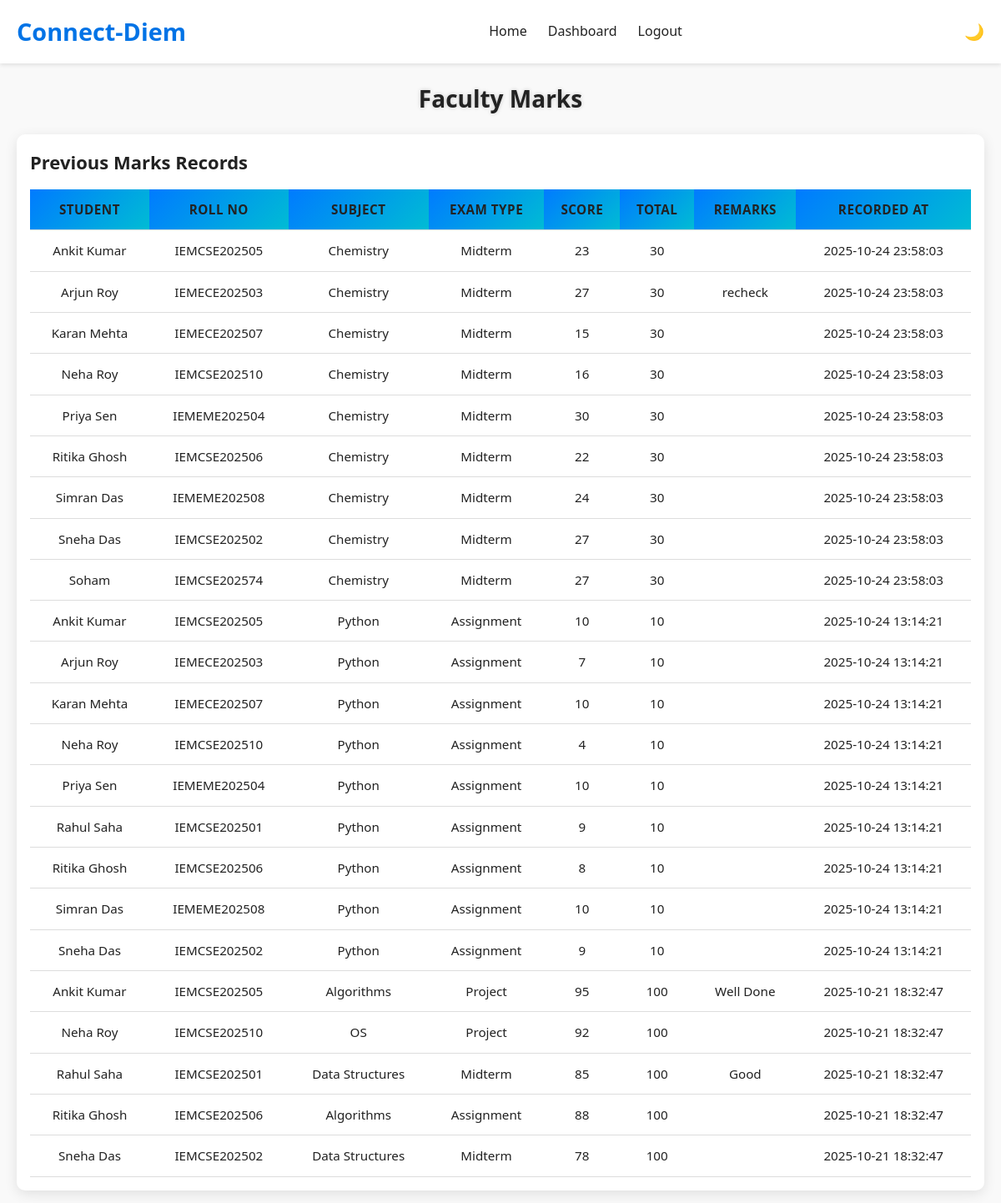
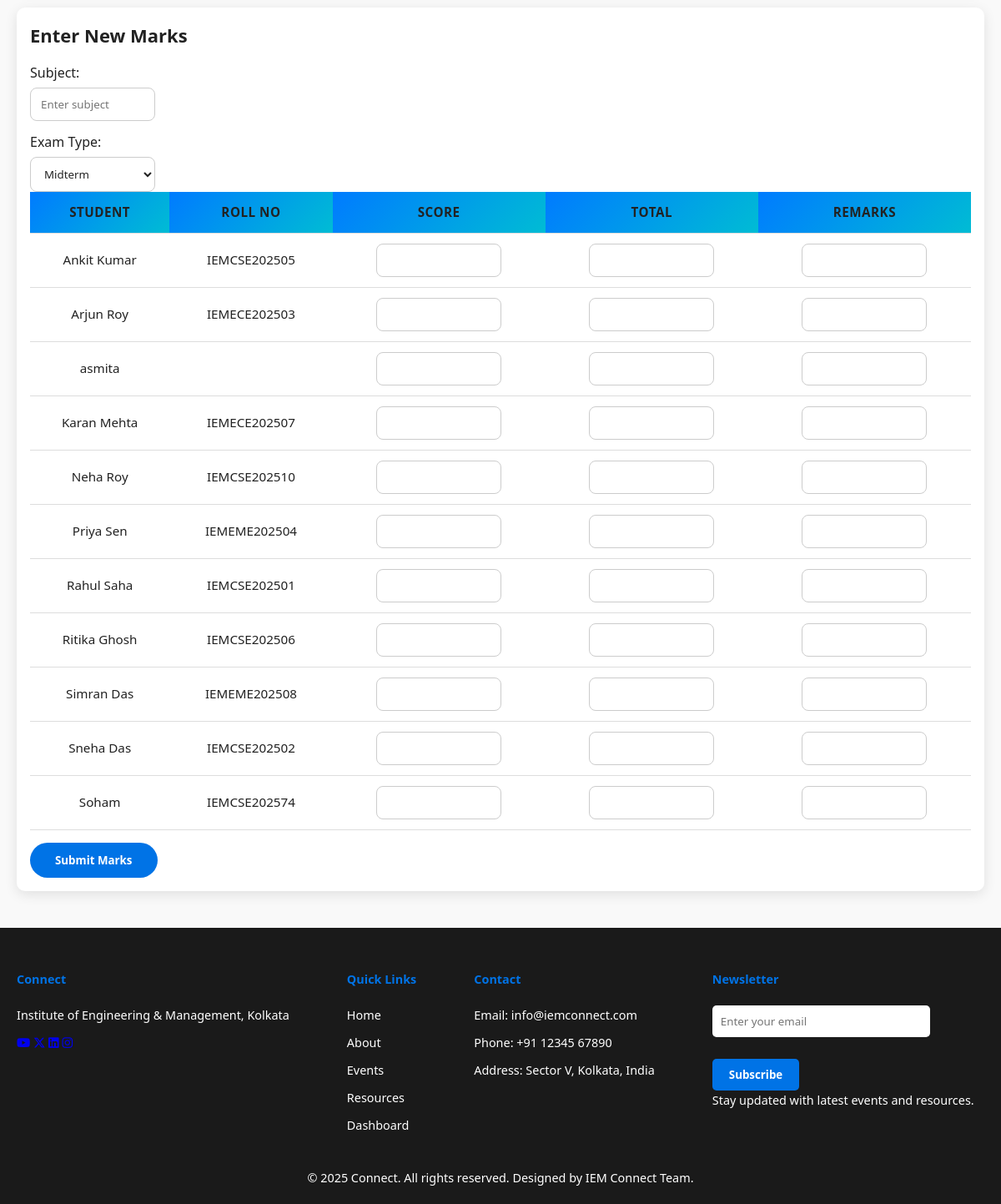
Screenshot of /faculty/marks.php (signed in) with the database file from the repository (2 pictures, top to bottom).
### tables this page shows
CREATE TABLE `marks` (
  `mark_id` int(11) NOT NULL,
  `student_id` int(11) NOT NULL,
  `faculty_id` int(11) DEFAULT NULL,
  `subject` varchar(100) DEFAULT NULL,
  `exam_type` enum('Midterm','Final','Assignment','Project') DEFAULT NULL,
  `score` float DEFAULT NULL,
  `total` float DEFAULT NULL,
  `remarks` varchar(255) DEFAULT NULL,
  `recorded_at` datetime DEFAULT current_timestamp()
);

CREATE TABLE `students` (
  `student_id` int(11) NOT NULL,
  `roll_no` varchar(20) NOT NULL,
  `name` varchar(100) NOT NULL,
  `email` varchar(100) NOT NULL,
  `password` varchar(255) NOT NULL,
  `department` varchar(100) DEFAULT NULL,
  `year` int(11) DEFAULT NULL,
  `section` varchar(10) DEFAULT NULL,
  `contact` varchar(15) DEFAULT NULL,
  `profile_pic` varchar(255) DEFAULT 'default_student.png',
  `join_date` datetime DEFAULT current_timestamp()
);

### faculty/marks.php (the view, shortened to what this page needs)
<?php
include '../includes/db.php';
include '../includes/header.php';
$faculty_id = $_SESSION['user_id'];
$prev_sql = "SELECT m.mark_id, s.name, s.roll_no, m.subject, m.exam_type, m.score, m.total, m.remarks, m.recorded_at
             FROM marks m
             JOIN students s ON m.student_id = s.student_id
             WHERE m.faculty_id = ?
             ORDER BY m.recorded_at DESC, s.name ASC";
$stmt_prev = $conn->prepare($prev_sql);
$stmt_prev->bind_param("i", $faculty_id);
$stmt_prev->execute();
$prev_result = $stmt_prev->get_result();
$students_sql = "SELECT student_id, name, roll_no FROM students ORDER BY name";
$students_result = $conn->query($students_sql);
?>
<main class="dashboard-main marks-page">
    <h2 style="text-align: center;">Faculty Marks</h2>
    <section class="prev-marks">
        <h3>Previous Marks Records</h3>
        <div class="marks-table-container">
            <table class="marks-table">
                <thead>
                    <tr>
                        <th>Student</th>
                        <th>Roll No</th>
                        <th>Subject</th>
                        <th>Exam Type</th>
                        <th>Score</th>
                        <th>Total</th>
                        <th>Remarks</th>
                        <th>Recorded At</th>
                    </tr>
                </thead>
                <tbody>
                <?php while($row = $prev_result->fetch_assoc()): ?>
                    <tr>
                        <td><?= htmlspecialchars($row['name']) ?></td>
                        <td><?= htmlspecialchars($row['roll_no']) ?></td>
                        <td><?= htmlspecialchars($row['subject']) ?></td>
                        <td><?= htmlspecialchars($row['exam_type']) ?></td>
                        <td><?= htmlspecialchars($row['score']) ?></td>
                        <td><?= htmlspecialchars($row['total']) ?></td>
                        <td><?= htmlspecialchars($row['remarks']) ?></td>
                        <td><?= htmlspecialchars($row['recorded_at']) ?></td>
                    </tr>
                <?php endwhile; ?>
                </tbody>
            </table>
        </div>
    </section>
    <section class="new-marks">
        <h3>Enter New Marks</h3>
        <form method="POST">
            <label for="subject">Subject:</label>
            <input type="text" name="subject" id="subject" required placeholder="Enter subject">
            <label for="exam_type">Exam Type:</label>
            <select name="exam_type" id="exam_type" required>
                <option value="Midterm">Midterm</option>
            </select>
            <div class="marks-table-container">
                <table class="marks-table">
                    <thead>
                        <tr>
                            <th>Student</th>
                            <th>Roll No</th>
                            <th>Score</th>
                            <th>Total</th>
                            <th>Remarks</th>
                        </tr>
                    </thead>
                    <tbody>
                        <?php while($student = $students_result->fetch_assoc()): ?>
                        <tr>
                            <td><?= htmlspecialchars($student['name']) ?></td>
                            <td><?= htmlspecialchars($student['roll_no']) ?></td>
                            <td><input type="number" name="score[]" step="0.01" required></td>
                            <td><input type="number" name="total[]" step="0.01" required></td>
                            <td><input type="text" name="remarks[]"></td>
                        </tr>
                        <?php endwhile; ?>
                    </tbody>
                </table>
            </div>
            <button type="submit" name="submit_marks">Submit Marks</button>
        </form>
    </section>
</main>
<?php include '../includes/footer.php'; ?>

### rows the page displays
marks: student.name "Ankit Kumar", student.roll_no "IEMCSE202505", subject "Chemistry", exam_type "Midterm", score "23", total "30", recorded_at "2025-10-24 23:58:03"
marks: student.name "Arjun Roy", student.roll_no "IEMECE202503", subject "Chemistry", exam_type "Midterm", score "27", total "30", remarks "recheck", recorded_at "2025-10-24 23:58:03"
marks: student.name "Karan Mehta", student.roll_no "IEMECE202507", subject "Chemistry", exam_type "Midterm", score "15", total "30", recorded_at "2025-10-24 23:58:03"
marks: student.name "Neha Roy", student.roll_no "IEMCSE202510", subject "Chemistry", exam_type "Midterm", score "16", total "30", recorded_at "2025-10-24 23:58:03"
marks: student.name "Priya Sen", student.roll_no "IEMEME202504", subject "Chemistry", exam_type "Midterm", score "30", total "30", recorded_at "2025-10-24 23:58:03"
marks: student.name "Ritika Ghosh", student.roll_no "IEMCSE202506", subject "Chemistry", exam_type "Midterm", score "22", total "30", recorded_at "2025-10-24 23:58:03"
marks: student.name "Simran Das", student.roll_no "IEMEME202508", subject "Chemistry", exam_type "Midterm", score "24", total "30", recorded_at "2025-10-24 23:58:03"
marks: student.name "Sneha Das", student.roll_no "IEMCSE202502", subject "Chemistry", exam_type "Midterm", score "27", total "30", recorded_at "2025-10-24 23:58:03"
marks: student.name "Soham", student.roll_no "IEMCSE202574", subject "Chemistry", exam_type "Midterm", score "27", total "30", recorded_at "2025-10-24 23:58:03"
marks: student.name "Ankit Kumar", student.roll_no "IEMCSE202505", subject "Python", exam_type "Assignment", score "10", total "10", recorded_at "2025-10-24 13:14:21"
marks: student.name "Arjun Roy", student.roll_no "IEMECE202503", subject "Python", exam_type "Assignment", score "7", total "10", recorded_at "2025-10-24 13:14:21"
marks: student.name "Karan Mehta", student.roll_no "IEMECE202507", subject "Python", exam_type "Assignment", score "10", total "10", recorded_at "2025-10-24 13:14:21"
marks: student.name "Neha Roy", student.roll_no "IEMCSE202510", subject "Python", exam_type "Assignment", score "4", total "10", recorded_at "2025-10-24 13:14:21"
marks: student.name "Priya Sen", student.roll_no "IEMEME202504", subject "Python", exam_type "Assignment", score "10", total "10", recorded_at "2025-10-24 13:14:21"
marks: student.name "Rahul Saha", student.roll_no "IEMCSE202501", subject "Python", exam_type "Assignment", score "9", total "10", recorded_at "2025-10-24 13:14:21"
marks: student.name "Ritika Ghosh", student.roll_no "IEMCSE202506", subject "Python", exam_type "Assignment", score "8", total "10", recorded_at "2025-10-24 13:14:21"
marks: student.name "Simran Das", student.roll_no "IEMEME202508", subject "Python", exam_type "Assignment", score "10", total "10", recorded_at "2025-10-24 13:14:21"
marks: student.name "Sneha Das", student.roll_no "IEMCSE202502", subject "Python", exam_type "Assignment", score "9", total "10", recorded_at "2025-10-24 13:14:21"
marks: student.name "Ankit Kumar", student.roll_no "IEMCSE202505", subject "Algorithms", exam_type "Project", score "95", total "100", remarks "Well Done", recorded_at "2025-10-21 18:32:47"
marks: student.name "Neha Roy", student.roll_no "IEMCSE202510", subject "OS", exam_type "Project", score "92", total "100", recorded_at "2025-10-21 18:32:47"
marks: student.name "Rahul Saha", student.roll_no "IEMCSE202501", subject "Data Structures", exam_type "Midterm", score "85", total "100", remarks "Good", recorded_at "2025-10-21 18:32:47"
marks: student.name "Ritika Ghosh", student.roll_no "IEMCSE202506", subject "Algorithms", exam_type "Assignment", score "88", total "100", recorded_at "2025-10-21 18:32:47"
marks: student.name "Sneha Das", student.roll_no "IEMCSE202502", subject "Data Structures", exam_type "Midterm", score "78", total "100", recorded_at "2025-10-21 18:32:47"
students: name "Ankit Kumar", roll_no "IEMCSE202505"
students: name "Arjun Roy", roll_no "IEMECE202503"
students: name "asmita"
students: name "Karan Mehta", roll_no "IEMECE202507"
students: name "Neha Roy", roll_no "IEMCSE202510"
students: name "Priya Sen", roll_no "IEMEME202504"
students: name "Rahul Saha", roll_no "IEMCSE202501"
students: name "Ritika Ghosh", roll_no "IEMCSE202506"
students: name "Simran Das", roll_no "IEMEME202508"
students: name "Sneha Das", roll_no "IEMCSE202502"
students: name "Soham", roll_no "IEMCSE202574"
